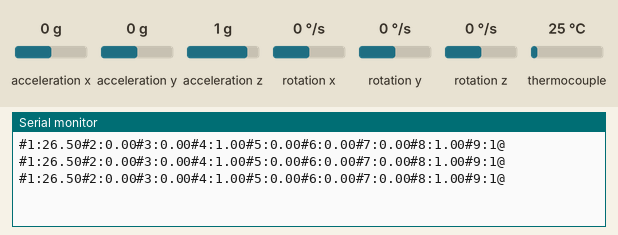
This sketch was run on a simulated Arduino Nano 33 IoT. Parts: the last lines printed to the serial monitor. The test bench sets the inputs (shaded band); at power-on: acceleration x 0 g, thermocouple 25 °C, acceleration y 0 g, acceleration z 1 g, rotation x 0 °/s, rotation y 0 °/s, rotation z 0 °/s.

Above: at 1.3 s.
1.4 s: acceleration x set to -1.4 g
At 1.9 s:
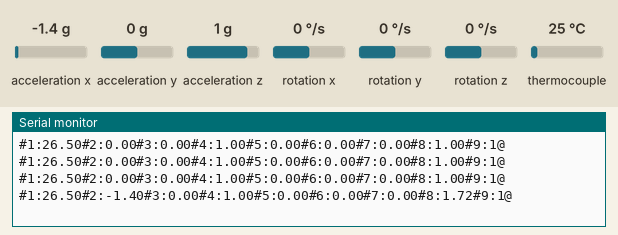
2.9 s: thermocouple set to 6 °C
At 3.4 s:
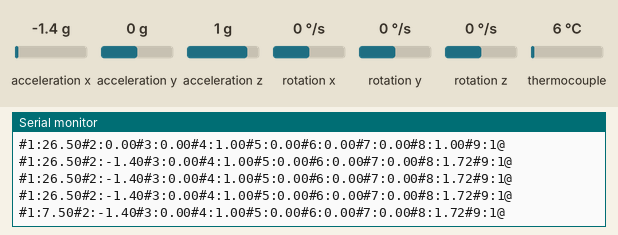
4.4 s: acceleration y set to -1.4 g
At 4.9 s:
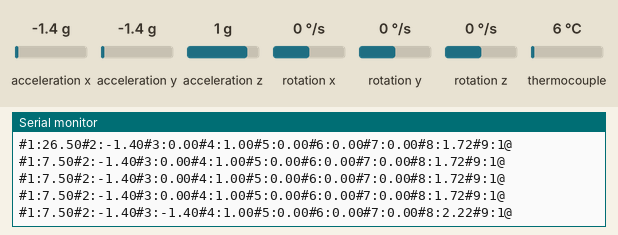
5.9 s: acceleration z set to -1.4 g
At 6.4 s:
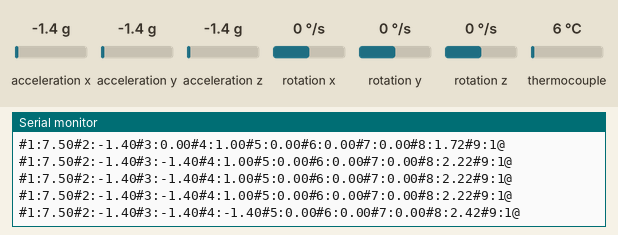
7.4 s: thermocouple set to 75 °C
At 7.9 s:
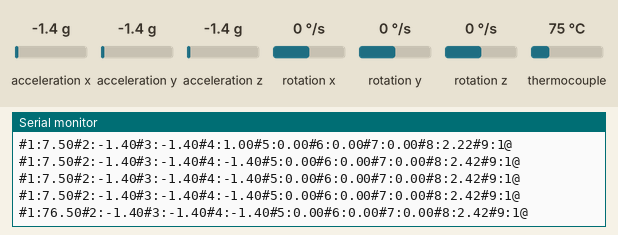
8.9 s: rotation x set to -192 °/s
At 9.4 s:
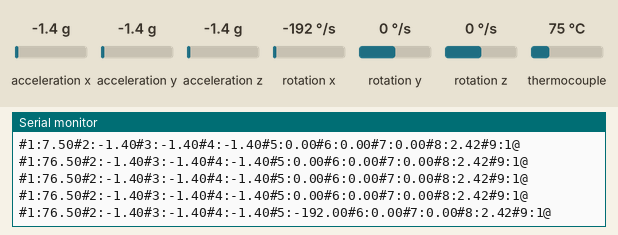
Timing chart, 0 to 11.4 s (numbered marks = the images above; inputs shaded):
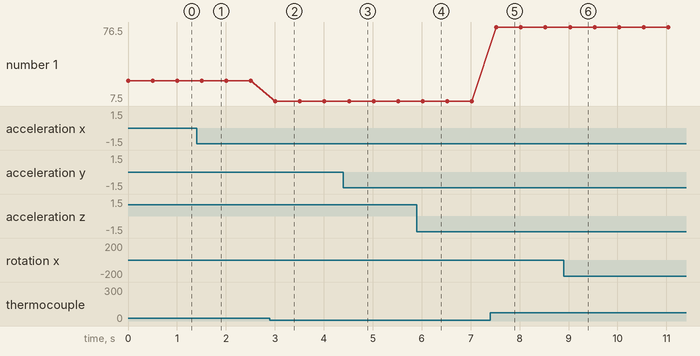

Measured:
- after the input at 1.4 s, the serial monitor: prints a new line after 0.11 s (image 1)
- after the input at 2.9 s, the serial monitor: prints a new line after 0.11 s (image 2)
- after the input at 4.4 s, the serial monitor: prints a new line after 0.12 s (image 3)
- after the input at 5.9 s, the serial monitor: prints a new line after 0.12 s (image 4)
- after the input at 7.4 s, the serial monitor: prints a new line after 0.13 s (image 5)
- after the input at 8.9 s, the serial monitor: prints a new line after 0.13 s (image 6)
- plotted number 1: 26.5 → 7.5 after the input at 2.9 s, 7.5 → 76.5 after the input at 7.4 s

The sketch:

nano.ino
```cpp
// Este código obtiene la temperatura y los valores de aceleración y velocidad desde el Arduino Nano IOT 33

// Librería del circuito amplificador de temperatura
#include <Adafruit_MAX31865.h>
// Librería del sensor IMU
#include <Arduino_LSM6DS3.h>

// Configuración del circuito amplificador
// Use software SPI: CS, DI, DO, CLK
Adafruit_MAX31865 thermo = Adafruit_MAX31865(8, 9, 10, 11);
// use hardware SPI, just pass in the CS pin
//Adafruit_MAX31865 thermo = Adafruit_MAX31865(10);

// Resistencia de referencia. PT100 = 430 ; PT1000 = 4300
#define RREF      4300.0
// Resistencia nominal a 0ºC. PT100 = 100 ; PT1000 = 1000
#define RNOMINAL  1000.0

// Se definen las variables del IMU
float aX, aY, aZ; // Aceleración (g)
float gX, gY, gZ; // Velocidad angular (º/s)
float maxG; // Máxima fuerza G sufrida
float aT; // Aceleración total
// Variables auxiliares para calcular el máximo
float maxGAux1;
float maxGAux2;

//Variables del sensor de temperatura
float ratio;
float resistencia;
float temp;

//Variable para el intercambio de datos con la raspberry
String cad;

// ID del dispositivo
#define dispositivo_id  1

void setup() {
  // Inicialización del puerto serie
  Serial.begin(115200);
  // Se definen el número de cables del sensor de temperatura
  thermo.begin(MAX31865_2WIRE);  // MAX31865_2WIRE = 2 cables ; MAX31865_3WIRE = 3 cables ; MAX31865_3WIRE = 3 cables
  // Inicialización del IMU
  if (!IMU.begin()) {
    while (true);
  }
}

void loop() {

  // TEMPERATURA
  // La siguiente parte de código calcula el ratio y la resistencia del sensor de temperatura
  // Se comenta porque no lo necesitamos
  /*
      uint16_t rtd = thermo.readRTD();
      // Se calcula el ratio
      ratio = rtd;
      ratio /= 32768;
      //Se calcula la resistencia
      resistencia = RREF*ratio;
  */
  // Se calcula la temperatura
  temp = thermo.temperature(RNOMINAL, RREF);
  temp = temp + 1.5;

  // Se hacen las mediciones del IMU
  IMU.readAcceleration(aX, aY, aZ);
  IMU.readGyroscope(gX, gY, gZ);

  // Se calcula la aceleración total
  aT = sqrt(pow(aX,2)+pow(aY,2)+pow(aZ,2));

  // Se calcula la máxima fuerza G que mide el sensor
  maxG = max(maxG,aT);          // Máximo de aT y el valor anterior de maxG

  // Se define la cadena para el intercambio de datos
  cad = "#1:" + String(temp)+ "#2:" + String(aX)+ "#3:" + String(aY)+ "#4:" + String(aZ)+ "#5:" + String(gX)+ "#6:" + String(gY)+ "#7:" + String(gZ)+ "#8:" + String(maxG)+ "#9:" + String(dispositivo_id)+ "@";

  // Se imrpime la cadena por el puerto serie
  Serial.println(cad);
  delay(500);
}
```
